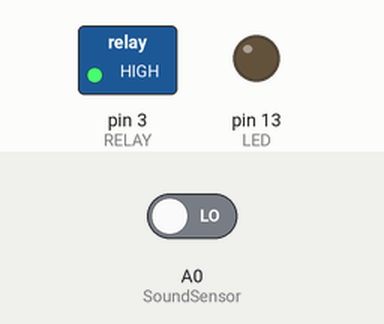
Recording of a sketch running on a simulated Arduino Uno, built with avr-gcc and run on an emulated ATmega328P. On the bench: switched loads named in the sketch (green lamp = pin HIGH), output pins drawn as LEDs (lit = HIGH). Inputs (shaded band) come from the test bench; at power-on: A0 (SoundSensor) LOW. What the sketch prints to the serial monitor is not drawn.

Above: at 1.2 s.
1.3 s: A0 (SoundSensor) driven HIGH
4.3 s: A0 (SoundSensor) driven LOW
At 5.5 s:
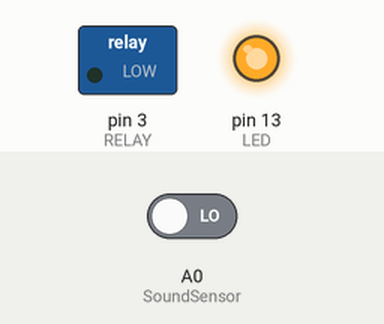
5.8 s: A0 (SoundSensor) driven HIGH
At 6.14 s:
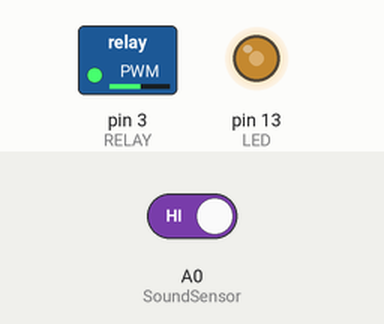
Timing chart, 0 to 14.8 s (numbered marks = the images above; inputs shaded):
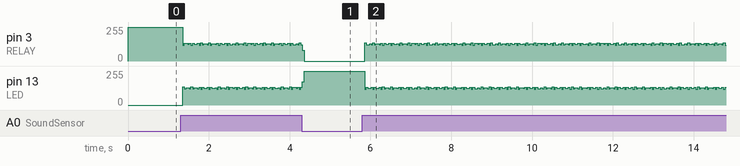

Measured:
- after the input at 5.8 s, pin 3 (RELAY): 0/255 → 136/255 after 0.06 s, then moves between 119/255 and 136/255, repeating every 1.6 s; pin 13 (LED): 255/255 → 119/255 after 0.06 s, then moves between 119/255 and 136/255, repeating every 1.6 s

The sketch:

Clap_Switch_Code.ino
```cpp
int SoundSensor = A0;
int LED = 13;
int RELAY = 3;
boolean LEDStatus = false;

void setup() {
  pinMode(SoundSensor, INPUT);
  pinMode(LED, OUTPUT);
  pinMode(RELAY, OUTPUT);
  Serial.begin(9600);
  digitalWrite(RELAY, HIGH);
}

void loop() {
  int SensorData = digitalRead(SoundSensor);
  Serial.println(SensorData);
  if (SensorData == 1) {
    if (LEDStatus == false) {
      LEDStatus = true;
      digitalWrite(LED, HIGH);
      digitalWrite(RELAY, LOW);
    } else if (LEDStatus == true) {
      LEDStatus = false;
      digitalWrite(LED, LOW);
      digitalWrite(RELAY, HIGH);
    }
  }
}
```
